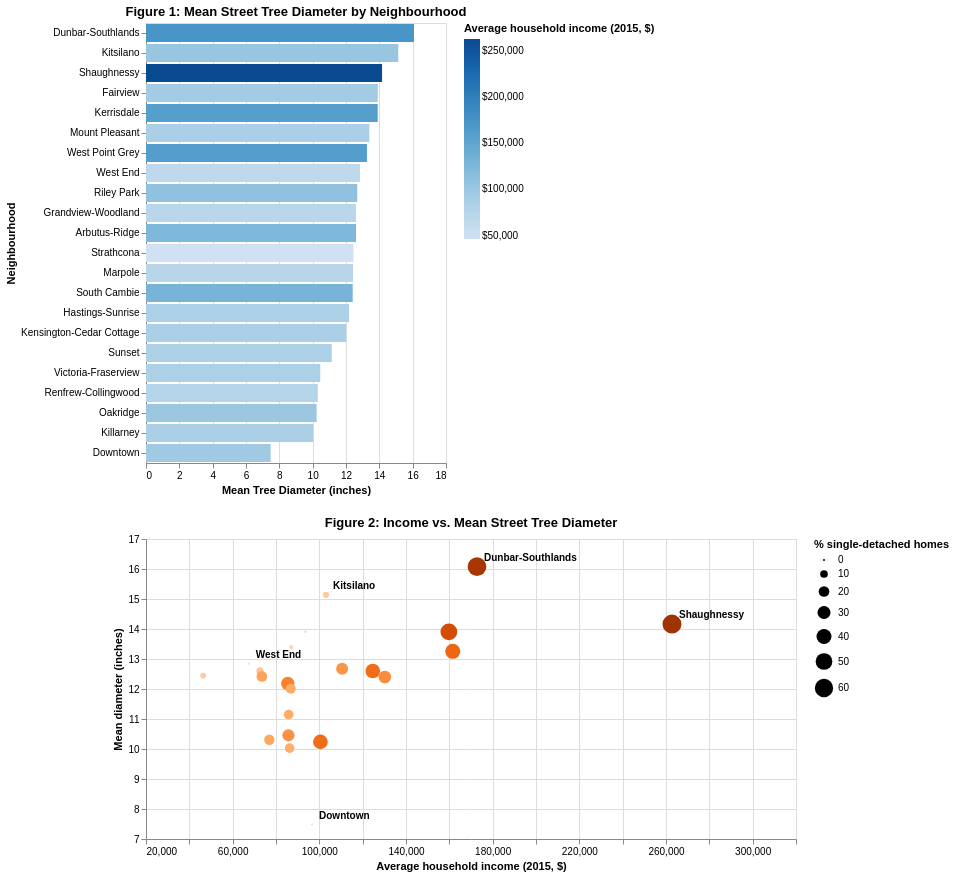

Notebook source saved alongside this figure:
### Code cell
import warnings
warnings.filterwarnings('ignore', message='Automatically deduplicated')

fig1_final = fig1_dash.add_params(genus_select).transform_filter(genus_select)
fig2_final = fig2_dash.add_params(genus_select).transform_filter(genus_select)
fig1_final = fig1_final.add_params(min_diameter, max_diameter).transform_filter(
    (alt.datum.mean_diameter >= min_diameter) & (alt.datum.mean_diameter <= max_diameter)
)
fig2_final = fig2_final.add_params(min_diameter, max_diameter).transform_filter(
    (alt.datum.mean_diameter >= min_diameter) & (alt.datum.mean_diameter <= max_diameter)
)

dashboard_v2 = (fig1_final & fig2_final).resolve_scale(color='independent', size='independent')
dashboard_v2

### Figure 1 — Vega-Lite specification as saved in the notebook (floating-point values rounded to 4 significant figures)
{"config": {"view": {"continuousWidth": 300, "continuousHeight": 300}}, "vconcat": [{"data": {"name": "data-7fc5fdeed86fe7af8c1981db6047caf0"}, "mark": {"type": "bar"}, "encoding": {"color": {"field": "avg_household_income", "legend": {"format": "$,.0f", "titleLimit": 250}, "scale": {"scheme": "blues"}, "title": "Average household income (2015, $)", "type": "quantitative"}, "opacity": {"condition": {"param": "param_02513c92455df0d8", "value": 1}, "value": 0.3}, "tooltip": [{"field": "neighbourhood_name", "title": "Neighbourhood", "type": "nominal"}, {"field": "mean_diameter", "format": ".1f", "title": "Mean diameter (in)", "type": "quantitative"}, {"field": "avg_household_income", "format": "$,.0f", "title": "Avg. household income", "type": "quantitative"}], "x": {"field": "mean_diameter", "title": "Mean Tree Diameter (inches)", "type": "quantitative"}, "y": {"field": "neighbourhood_name", "sort": "-x", "title": "Neighbourhood", "type": "nominal"}}, "name": "view_f27247024a92ca00_0", "title": "Figure 1: Mean Street Tree Diameter by Neighbourhood", "transform": [{"filter": {"param": "param_6a1724ff4503797c"}}, {"filter": "((datum.mean_diameter >= param_49d19ff69c1a3c1c) && (datum.mean_diameter <= param_706bf5fe57d63168))"}]}, {"layer": [{"data": {"name": "data-7fc5fdeed86fe7af8c1981db6047caf0"}, "mark": {"type": "circle", "opacity": 0.6}, "encoding": {"color": {"field": "pct_single_detached", "legend": null, "scale": {"scheme": "oranges"}, "title": "% single-detached homes", "type": "quantitative"}, "size": {"field": "pct_single_detached", "legend": {"titleLimit": 200}, "title": "% single-detached homes", "type": "quantitative"}, "tooltip": [{"field": "neighbourhood_name", "title": "Neighbourhood", "type": "nominal"}, {"field": "mean_diameter", "format": ".1f", "title": "Mean diameter (in)", "type": "quantitative"}, {"field": "avg_household_income", "format": "$,.0f", "title": "Avg. household income", "type": "quantitative"}, {"field": "pct_single_detached", "format": ".1f", "title": "% Single-detached", "type": "quantitative"}], "x": {"field": "avg_household_income", "scale": {"domain": [30000, 310000], "zero": false}, "title": "Average household income (2015, $)", "type": "quantitative"}, "y": {"field": "mean_diameter", "scale": {"zero": false}, "title": "Mean diameter (inches)", "type": "quantitative"}}, "name": "view_545d1b428fa8f630_1", "title": "Figure 2: Income vs. Mean Street Tree Diameter"}, {"data": {"name": "data-4862b8647e0419983cf861524f68a4be"}, "mark": {"type": "text", "align": "left", "dx": 7, "dy": -9, "fontSize": 10, "fontWeight": "bold"}, "encoding": {"text": {"field": "neighbourhood_name", "type": "nominal"}, "x": {"field": "avg_household_income", "type": "quantitative"}, "y": {"field": "mean_diameter", "type": "quantitative"}}}], "encoding": {"opacity": {"condition": {"param": "param_02513c92455df0d8", "value": 1}, "value": 0.3}}, "resolve": {"legend": {"size": "independent"}}, "transform": [{"filter": {"param": "param_6a1724ff4503797c"}}, {"filter": "((datum.mean_diameter >= param_49d19ff69c1a3c1c) && (datum.mean_diameter <= param_706bf5fe57d63168))"}], "width": 650}], "params": [{"name": "param_02513c92455df0d8", "select": {"type": "point", "fields": ["neighbourhood_name"]}, "views": ["view_f27247024a92ca00_0"]}, {"name": "param_6a1724ff4503797c", "select": {"type": "point", "fields": ["dominant_genus"]}, "bind": {"input": "select", "options": ["ACER", "PRUNUS", null], "labels": ["ACER", "PRUNUS", "All"], "name": "Dominant Genus: "}, "views": ["view_f27247024a92ca00_0", "view_545d1b428fa8f630_0", "view_545d1b428fa8f630_1"]}, {"name": "param_49d19ff69c1a3c1c", "bind": {"input": "range", "max": 17, "min": 7, "name": "Min Diameter (inches): ", "step": 1}, "value": 7}, {"name": "param_706bf5fe57d63168", "bind": {"input": "range", "max": 17, "min": 7, "name": "Max Diameter (inches): ", "step": 1}, "value": 17}], "resolve": {"scale": {"color": "independent", "size": "independent"}}, "$schema": "https://vega.github.io/schema/vega-lite/v6.4.1.json", "datasets": {"data-7fc5fdeed86fe7af8c1981db6047caf0": [{"neighbourhood_name": "Arbutus-Ridge", "mean_diameter": 12.6, "unique_genera": 30, "dominant_genus": "PRUNUS", "dominant_genus_count": 55, "n_trees": 175, "dominant_genus_pct": 31.43, "pct_single_detached": 38.06, "avg_household_income": 124666}, {"neighbourhood_name": "Downtown", "mean_diameter": 7.48, "unique_genera": 27, "dominant_genus": "ACER", "dominant_genus_count": 61, "n_trees": 171, "dominant_genus_pct": 35.67, "pct_single_detached": 0.0428, "avg_household_income": 96632}, {"neighbourhood_name": "Dunbar-Southlands", "mean_diameter": 16.08, "unique_genera": 36, "dominant_genus": "PRUNUS", "dominant_genus_count": 85, "n_trees": 313, "dominant_genus_pct": 27.16, "pct_single_detached": 62.33, "avg_household_income": 172768}, {"neighbourhood_name": "Fairview", "mean_diameter": 13.91, "unique_genera": 26, "dominant_genus": "ACER", "dominant_genus_count": 51, "n_trees": 134, "dominant_genus_pct": 38.06, "pct_single_detached": 0.3581, "avg_household_income": 93652}, {"neighbourhood_name": "Grandview-Woodland", "mean_diameter": 12.6, "unique_genera": 26, "dominant_genus": "ACER", "dominant_genus_count": 66, "n_trees": 193, "dominant_genus_pct": 34.2, "pct_single_detached": 8.514, "avg_household_income": 72585}, {"neighbourhood_name": "Hastings-Sunrise", "mean_diameter": 12.19, "unique_genera": 37, "dominant_genus": "ACER", "dominant_genus_count": 75, "n_trees": 340, "dominant_genus_pct": 22.06, "pct_single_detached": 31.44, "avg_household_income": 85430}, {"neighbourhood_name": "Kensington-Cedar Cottage", "mean_diameter": 12.01, "unique_genera": 35, "dominant_genus": "ACER", "dominant_genus_count": 90, "n_trees": 375, "dominant_genus_pct": 24.0, "pct_single_detached": 17.43, "avg_household_income": 86821}, {"neighbourhood_name": "Kerrisdale", "mean_diameter": 13.9, "unique_genera": 29, "dominant_genus": "ACER", "dominant_genus_count": 75, "n_trees": 252, "dominant_genus_pct": 29.76, "pct_single_detached": 50.63, "avg_household_income": 159794}, {"neighbourhood_name": "Killarney", "mean_diameter": 10.03, "unique_genera": 32, "dominant_genus": "PRUNUS", "dominant_genus_count": 39, "n_trees": 200, "dominant_genus_pct": 19.5, "pct_single_detached": 16.42, "avg_household_income": 86302}, {"neighbourhood_name": "Kitsilano", "mean_diameter": 15.14, "unique_genera": 36, "dominant_genus": "ACER", "dominant_genus_count": 70, "n_trees": 269, "dominant_genus_pct": 26.02, "pct_single_detached": 6.033, "avg_household_income": 103076}, {"neighbourhood_name": "Marpole", "mean_diameter": 12.42, "unique_genera": 31, "dominant_genus": "PRUNUS", "dominant_genus_count": 66, "n_trees": 236, "dominant_genus_pct": 27.97, "pct_single_detached": 20.05, "avg_household_income": 73490}, {"neighbourhood_name": "Mount Pleasant", "mean_diameter": 13.4, "unique_genera": 32, "dominant_genus": "PRUNUS", "dominant_genus_count": 56, "n_trees": 199, "dominant_genus_pct": 28.14, "pct_single_detached": 2.168, "avg_household_income": 87054}, {"neighbourhood_name": "Oakridge", "mean_diameter": 10.24, "unique_genera": 26, "dominant_genus": "PRUNUS", "dominant_genus_count": 53, "n_trees": 190, "dominant_genus_pct": 27.89, "pct_single_detached": 38.29, "avg_household_income": 100495}, {"neighbourhood_name": "Renfrew-Collingwood", "mean_diameter": 10.31, "unique_genera": 46, "dominant_genus": "ACER", "dominant_genus_count": 82, "n_trees": 384, "dominant_genus_pct": 21.35, "pct_single_detached": 18.86, "avg_household_income": 76941}, {"neighbourhood_name": "Riley Park", "mean_diameter": 12.68, "unique_genera": 33, "dominant_genus": "ACER", "dominant_genus_count": 75, "n_trees": 246, "dominant_genus_pct": 30.49, "pct_single_detached": 25.13, "avg_household_income": 110518}, {"neighbourhood_name": "Shaughnessy", "mean_diameter": 14.16, "unique_genera": 36, "dominant_genus": "ACER", "dominant_genus_count": 67, "n_trees": 226, "dominant_genus_pct": 29.65, "pct_single_detached": 64.57, "avg_household_income": 262760}, {"neighbourhood_name": "South Cambie", "mean_diameter": 12.4, "unique_genera": 27, "dominant_genus": "ACER", "dominant_genus_count": 33, "n_trees": 118, "dominant_genus_pct": 27.97, "pct_single_detached": 27.96, "avg_household_income": 130230}, {"neighbourhood_name": "Strathcona", "mean_diameter": 12.45, "unique_genera": 19, "dominant_genus": "ACER", "dominant_genus_count": 13, "n_trees": 75, "dominant_genus_pct": 17.33, "pct_single_detached": 5.465, "avg_household_income": 46368}, {"neighbourhood_name": "Sunset", "mean_diameter": 11.15, "unique_genera": 32, "dominant_genus": "PRUNUS", "dominant_genus_count": 73, "n_trees": 309, "dominant_genus_pct": 23.62, "pct_single_detached": 16.53, "avg_household_income": 85835}, {"neighbourhood_name": "Victoria-Fraserview", "mean_diameter": 10.46, "unique_genera": 34, "dominant_genus": "PRUNUS", "dominant_genus_count": 94, "n_trees": 292, "dominant_genus_pct": 32.19, "pct_single_detached": 26.06, "avg_household_income": 85722}, {"neighbourhood_name": "West End", "mean_diameter": 12.84, "unique_genera": 23, "dominant_genus": "ACER", "dominant_genus_count": 36, "n_trees": 127, "dominant_genus_pct": 28.35, "pct_single_detached": 0.09717, "avg_household_income": 67432}, {"neighbourhood_name": "West Point Grey", "mean_diameter": 13.26, "unique_genera": 33, "dominant_genus": "ACER", "dominant_genus_count": 45, "n_trees": 176, "dominant_genus_pct": 25.57, "pct_single_detached": 40.39, "avg_household_income": 161576}], "data-4862b8647e0419983cf861524f68a4be": [{"neighbourhood_name": "Downtown", "mean_diameter": 7.48, "unique_genera": 27, "dominant_genus": "ACER", "dominant_genus_count": 61, "n_trees": 171, "dominant_genus_pct": 35.67, "pct_single_detached": 0.0428, "avg_household_income": 96632}, {"neighbourhood_name": "Dunbar-Southlands", "mean_diameter": 16.08, "unique_genera": 36, "dominant_genus": "PRUNUS", "dominant_genus_count": 85, "n_trees": 313, "dominant_genus_pct": 27.16, "pct_single_detached": 62.33, "avg_household_income": 172768}, {"neighbourhood_name": "Kitsilano", "mean_diameter": 15.14, "unique_genera": 36, "dominant_genus": "ACER", "dominant_genus_count": 70, "n_trees": 269, "dominant_genus_pct": 26.02, "pct_single_detached": 6.033, "avg_household_income": 103076}, {"neighbourhood_name": "Shaughnessy", "mean_diameter": 14.16, "unique_genera": 36, "dominant_genus": "ACER", "dominant_genus_count": 67, "n_trees": 226, "dominant_genus_pct": 29.65, "pct_single_detached": 64.57, "avg_household_income": 262760}, {"neighbourhood_name": "West End", "mean_diameter": 12.84, "unique_genera": 23, "dominant_genus": "ACER", "dominant_genus_count": 36, "n_trees": 127, "dominant_genus_pct": 28.35, "pct_single_detached": 0.09717, "avg_household_income": 67432}]}}
